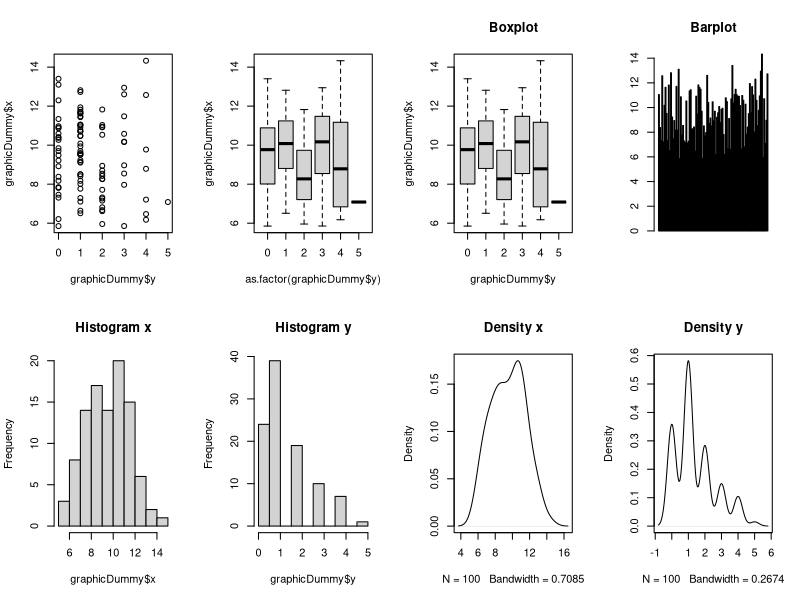
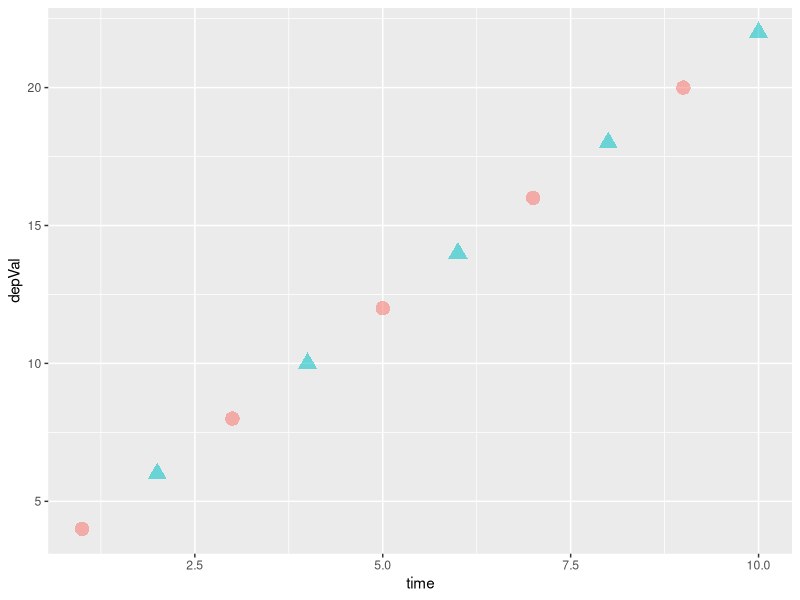
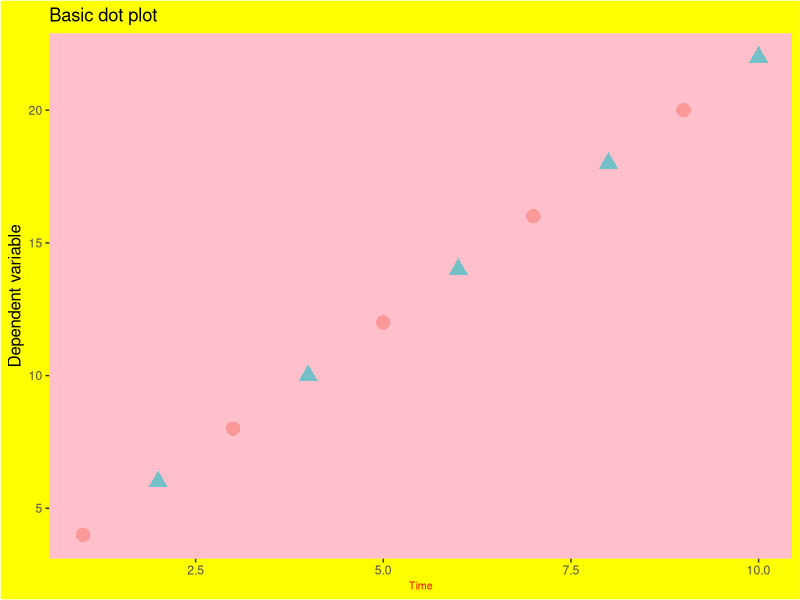
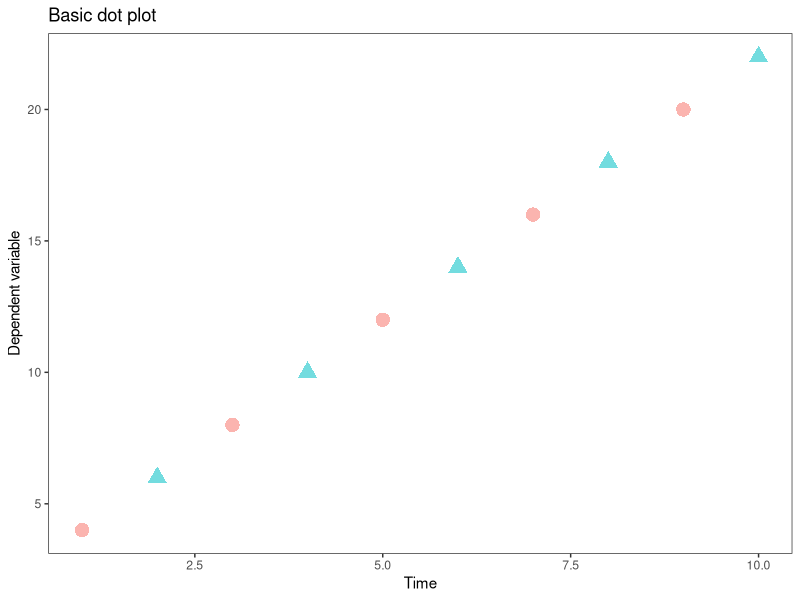
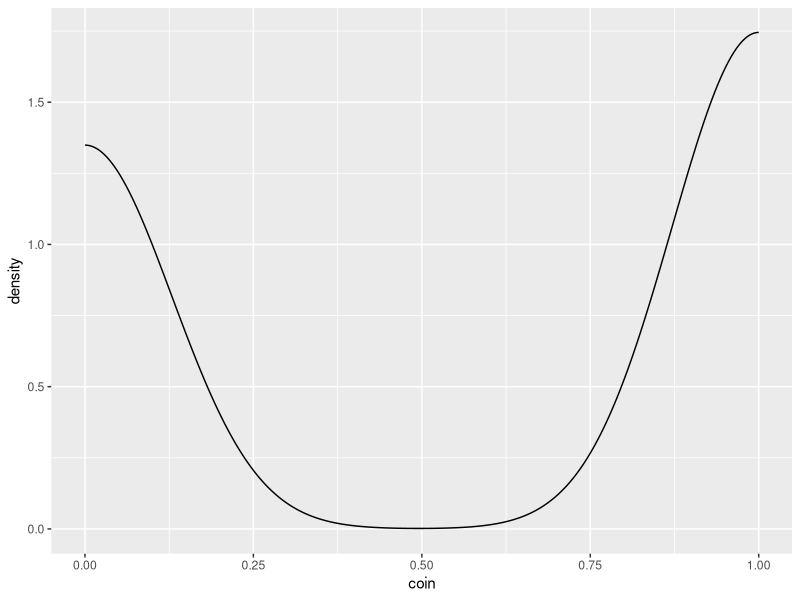
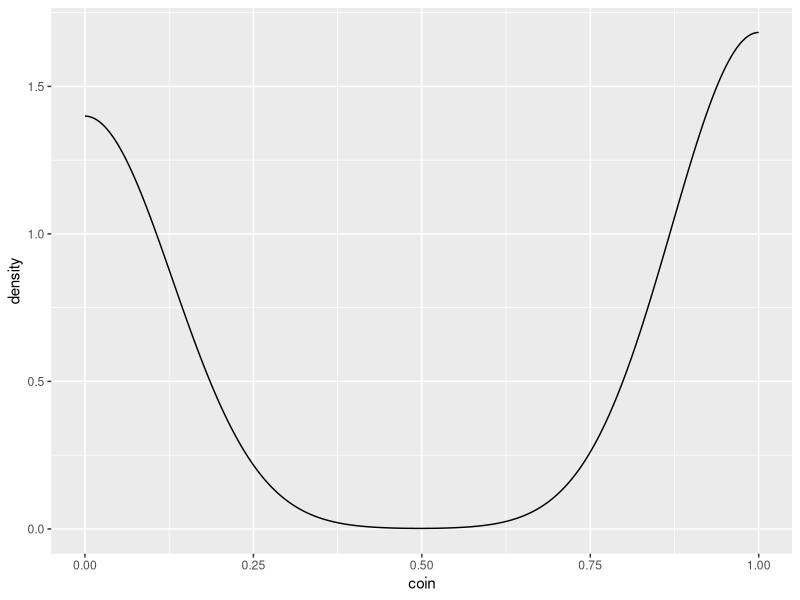
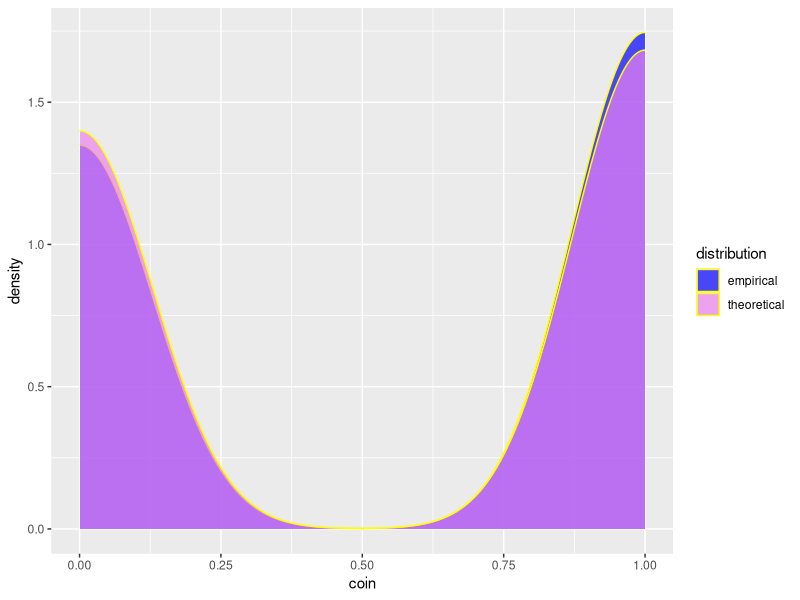
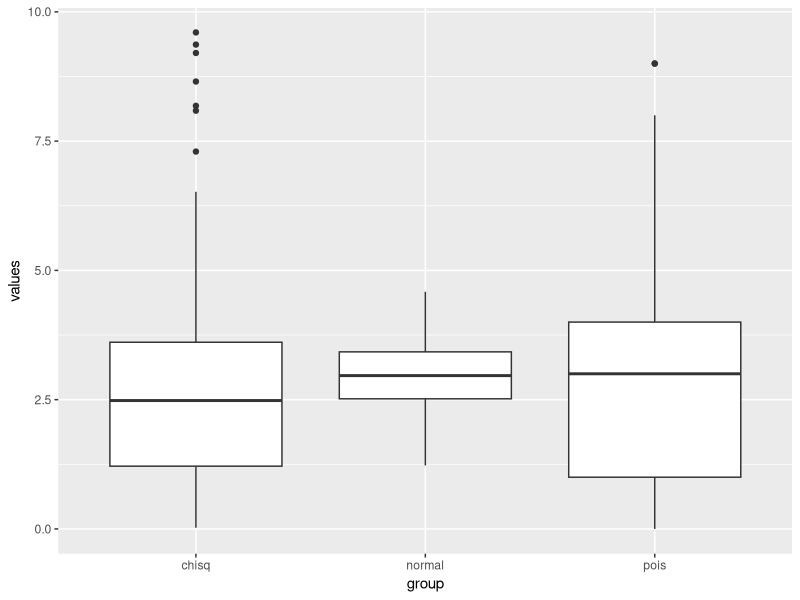

Write the R code that produced these figures, in order.
## ---- chunk 1
library('ggplot2')
library('dplyr')
## ---- chunk 2
graphicDummy <- data.frame(x = rnorm(100, 10, 2), y = rpois(100, 1.2))
par(mfrow = c(2,4))
plot(graphicDummy$x~graphicDummy$y)
plot(graphicDummy$x~as.factor(graphicDummy$y))
boxplot(graphicDummy$x~graphicDummy$y, main = 'Boxplot')
barplot(graphicDummy$x, main = 'Barplot')
hist(graphicDummy$x, main = 'Histogram x')
hist(graphicDummy$y, main = 'Histogram y')
plot(density(graphicDummy$x), main = 'Density x')
plot(density(graphicDummy$y), main = 'Density y')
## ---- chunk 3
plotTable <- data.frame(time = 1:10,
                        depVal = c((1:10)*2)+2,
                        typeDep = rep(c('first', 'second'), times = 5))
basePlot <- ggplot(plotTable, aes(x = time, y = depVal)) +
  geom_point(aes(colour = typeDep, alpha = 0.8, shape = typeDep, size = 3.5),
             show.legend = FALSE)
basePlot
## ---- chunk 4
basePlot +
  labs(title = 'Basic dot plot', x = 'Time', y = 'Dependent variable') +
  theme(axis.title.x = element_text(size = rel(0.7), colour = 'red'),
        axis.title.y = element_text(size = rel(1.1)), 
        plot.background = element_rect(fill = 'yellow'),
        panel.background = element_rect(fill = 'pink'),
        panel.grid = element_blank())
  
## ---- chunk 5
basePlot +
  labs(title = 'Basic dot plot', x = 'Time', y = 'Dependent variable') +
  theme_bw() +
  theme(panel.grid = element_blank())
## ---- chunk 6
coinDensity <- data.frame(coin = c(rep(1, times = 282), rep(0, times = 218)))
ggplot(coinDensity, aes(x = coin)) + geom_density()
## ---- chunk 7
tCoinDensity <- data.frame(coin = rbinom(500, 1, 0.5))
ggplot(tCoinDensity, aes(x = coin)) + geom_density()
## ---- chunk 8
coinTest <- bind_rows(coinDensity, tCoinDensity) %>%
  bind_cols(distribution = rep(c('empirical', 'theoretical'), each = 500))
ggplot(coinTest, aes(x = coin, fill = distribution)) + 
  geom_density(alpha = 0.7, colour = 'yellow') +
  scale_fill_manual(values = c('blue', 'violet'))

## ---- chunk 9
boxGroups <- data.frame(group = rep(c('normal', 'chisq', 'pois'), each = 100),
                        values = c(rnorm(100, 3, 0.65), rchisq(100, 3), rpois(100, 3)))
ggplot(boxGroups, aes(x = group, y = values)) +
  geom_boxplot()
## ---- chunk 10
barGroups <- boxGroups %>% group_by(group) %>% summarise(meanVal = mean(values))
ggplot(barGroups, aes(x = group, y = meanVal)) +
  geom_bar(stat = 'identity')
## ---- chunk 11
regVar <- c(sample(1:20, 100, replace = T))
regRes <- ((regVar * 2.6) + 0.8) + order(rnorm(100, 10, 4.25))
regDF <- data.frame(x = regVar, y = regRes)
ggplot(regDF, aes(x, y)) +
  geom_point(fill = 'yellow', colour = '#ff0099', shape = 21, stroke = 1.15) +
  geom_ribbon(stat='smooth', method = "lm", se = TRUE, 
              fill = '#990011', colour = 'yellow', alpha = 0.4,
              linetype = 3, size = 0.2) +
  geom_line(stat='smooth', method = "lm",
            colour = 'green', alpha = 1,
            linetype = 4, size = 1.15) +
  theme(panel.background = element_rect(fill = NA),
        axis.line = element_line(size = 1.15, colour = 'grey')) +
  labs(x = 'Values of X',
       y = 'y = 2.6 * x + 0.8',
       title = 'Example of regression plot') +
  annotate('text', label = 'y==2.6*x+0.8+epsilon', parse = T,
           x = 3.5, y = 135, colour = 'blue')
